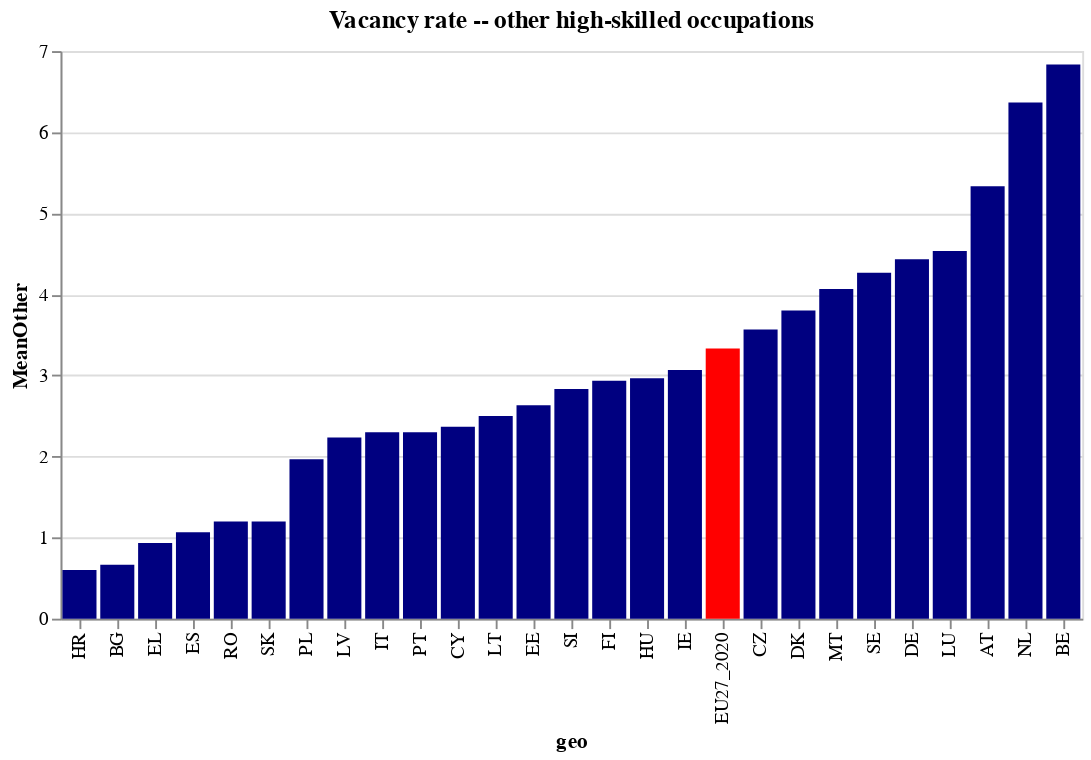

The code cell stored with this chart in its notebook:
### Code cell
chart_data = vac.reset_index()
title = alt.TitleParams('Vacancy rate -- other high-skilled occupations', anchor='middle')

plot = (
    alt.Chart(chart_data, title=title)
    .mark_bar()
    .encode(
        x=alt.X("geo", sort="y"),
        y="MeanOther"))

plot.encode(color=alt.condition(alt.datum.geo == "EU27_2020", alt.value("red"), alt.value("navy")))

### Figure 1 — Vega-Lite specification as saved in the notebook (floating-point values rounded to 4 significant figures)
{"config": {"view": {"continuousWidth": 400, "continuousHeight": 300}}, "data": {"name": "data-21d323f3afaba1b95b5a0bc44830f29c"}, "mark": "bar", "encoding": {"color": {"condition": {"value": "red", "test": "(datum.geo === 'EU27_2020')"}, "value": "navy"}, "x": {"type": "nominal", "field": "geo", "sort": "y"}, "y": {"type": "quantitative", "field": "MeanOther"}}, "title": {"text": "Vacancy rate -- other high-skilled occupations", "anchor": "middle"}, "$schema": "https://vega.github.io/schema/vega-lite/v4.8.1.json", "datasets": {"data-21d323f3afaba1b95b5a0bc44830f29c": [{"geo": "AT", "LacksRecognition": "Yes", "Education": 2.0, "Finance": 3.0, "HealthSocWork": 4.0, "InfoCom": 6.6, "ProfSciTech": 6.4, "MeanRg": 3.0, "MeanOther": 5.333}, {"geo": "BE", "LacksRecognition": "No", "Education": 2.9, "Finance": 3.7, "HealthSocWork": 3.0, "InfoCom": 8.5, "ProfSciTech": 8.3, "MeanRg": 2.95, "MeanOther": 6.833}, {"geo": "BG", "LacksRecognition": "No", "Education": 0.4, "Finance": 0.6, "HealthSocWork": 1.6, "InfoCom": 0.7, "ProfSciTech": 0.7, "MeanRg": 1.0, "MeanOther": 0.6667}, {"geo": "CY", "LacksRecognition": "No", "Education": 1.8, "Finance": 2.3, "HealthSocWork": 2.2, "InfoCom": 2.4, "ProfSciTech": 2.4, "MeanRg": 2.0, "MeanOther": 2.367}, {"geo": "CZ", "LacksRecognition": "Yes", "Education": 0.7, "Finance": 0.6, "HealthSocWork": 1.7, "InfoCom": 4.4, "ProfSciTech": 5.7, "MeanRg": 1.2, "MeanOther": 3.567}, {"geo": "DE", "LacksRecognition": "Yes", "Education": 3.5, "Finance": 2.4, "HealthSocWork": 4.3, "InfoCom": 5.7, "ProfSciTech": 5.2, "MeanRg": 3.9, "MeanOther": 4.433}, {"geo": "DK", "LacksRecognition": "No", "Education": null, "Finance": 2.9, "HealthSocWork": null, "InfoCom": 4.4, "ProfSciTech": 4.1, "MeanRg": null, "MeanOther": 3.8}, {"geo": "EE", "LacksRecognition": "No", "Education": 2.7, "Finance": 3.4, "HealthSocWork": 2.1, "InfoCom": 2.9, "ProfSciTech": 1.6, "MeanRg": 2.4, "MeanOther": 2.633}, {"geo": "EL", "LacksRecognition": "No", "Education": 0.2, "Finance": 0.4, "HealthSocWork": 0.6, "InfoCom": 1.0, "ProfSciTech": 1.4, "MeanRg": 0.4, "MeanOther": 0.9333}, {"geo": "ES", "LacksRecognition": "Yes", "Education": 0.3, "Finance": 0.5, "HealthSocWork": 0.9, "InfoCom": 1.5, "ProfSciTech": 1.2, "MeanRg": 0.6, "MeanOther": 1.067}, {"geo": "EU27_2020", "LacksRecognition": "No", "Education": null, "Finance": 2.0, "HealthSocWork": null, "InfoCom": 4.1, "ProfSciTech": 3.9, "MeanRg": null, "MeanOther": 3.333}, {"geo": "FI", "LacksRecognition": "Yes", "Education": 1.3, "Finance": 1.5, "HealthSocWork": 2.9, "InfoCom": 4.8, "ProfSciTech": 2.5, "MeanRg": 2.1, "MeanOther": 2.933}, {"geo": "HR", "LacksRecognition": "No", "Education": 2.2, "Finance": 0.3, "HealthSocWork": 2.5, "InfoCom": 0.5, "ProfSciTech": 1.0, "MeanRg": 2.35, "MeanOther": 0.6}, {"geo": "HU", "LacksRecognition": "No", "Education": 2.4, "Finance": 2.8, "HealthSocWork": 4.0, "InfoCom": 3.4, "ProfSciTech": 2.7, "MeanRg": 3.2, "MeanOther": 2.967}, {"geo": "IE", "LacksRecognition": "Yes", "Education": 1.5, "Finance": 3.5, "HealthSocWork": 0.9, "InfoCom": 1.9, "ProfSciTech": 3.8, "MeanRg": 1.2, "MeanOther": 3.067}, {"geo": "IT", "LacksRecognition": "Yes", "Education": 1.6, "Finance": 1.1, "HealthSocWork": 1.6, "InfoCom": 2.9, "ProfSciTech": 2.9, "MeanRg": 1.6, "MeanOther": 2.3}, {"geo": "LT", "LacksRecognition": "No", "Education": 0.4, "Finance": 3.0, "HealthSocWork": 1.7, "InfoCom": 3.2, "ProfSciTech": 1.3, "MeanRg": 1.05, "MeanOther": 2.5}, {"geo": "LU", "LacksRecognition": "Yes", "Education": 1.7, "Finance": 2.2, "HealthSocWork": 1.3, "InfoCom": 3.8, "ProfSciTech": 7.6, "MeanRg": 1.5, "MeanOther": 4.533}, {"geo": "LV", "LacksRecognition": "Yes", "Education": 1.6, "Finance": 2.3, "HealthSocWork": 2.7, "InfoCom": 3.3, "ProfSciTech": 1.1, "MeanRg": 2.15, "MeanOther": 2.233}, {"geo": "MT", "LacksRecognition": "No", "Education": 1.1, "Finance": 3.4, "HealthSocWork": 0.9, "InfoCom": 5.5, "ProfSciTech": 3.3, "MeanRg": 1.0, "MeanOther": 4.067}, {"geo": "NL", "LacksRecognition": "No", "Education": 2.1, "Finance": 5.2, "HealthSocWork": 4.2, "InfoCom": 7.6, "ProfSciTech": 6.3, "MeanRg": 3.15, "MeanOther": 6.367}, {"geo": "PL", "LacksRecognition": "No", "Education": 0.4, "Finance": 0.7, "HealthSocWork": 0.8, "InfoCom": 3.5, "ProfSciTech": 1.7, "MeanRg": 0.6, "MeanOther": 1.967}, {"geo": "PT", "LacksRecognition": "Yes", "Education": 0.2, "Finance": 0.8, "HealthSocWork": 0.4, "InfoCom": 3.6, "ProfSciTech": 2.5, "MeanRg": 0.3, "MeanOther": 2.3}, {"geo": "RO", "LacksRecognition": "No", "Education": 0.4, "Finance": 1.2, "HealthSocWork": 1.1, "InfoCom": 1.3, "ProfSciTech": 1.1, "MeanRg": 0.75, "MeanOther": 1.2}, {"geo": "SE", "LacksRecognition": "Yes", "Education": 2.7, "Finance": 3.1, "HealthSocWork": 2.8, "InfoCom": 5.2, "ProfSciTech": 4.5, "MeanRg": 2.75, "MeanOther": 4.267}, {"geo": "SI", "LacksRecognition": "Yes", "Education": 1.1, "Finance": 1.5, "HealthSocWork": 1.5, "InfoCom": 3.4, "ProfSciTech": 3.6, "MeanRg": 1.3, "MeanOther": 2.833}, {"geo": "SK", "LacksRecognition": "No", "Education": 0.2, "Finance": 2.3, "HealthSocWork": 0.7, "InfoCom": 0.7, "ProfSciTech": 0.6, "MeanRg": 0.45, "MeanOther": 1.2}]}}
